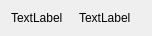
<?xml version="1.0" encoding="UTF-8"?>
<ui version="4.0">
 <class>Property</class>
 <widget class="QWidget" name="Property">
  <property name="geometry">
   <rect>
    <x>0</x>
    <y>0</y>
    <width>152</width>
    <height>35</height>
   </rect>
  </property>
  <property name="windowTitle">
   <string>Form</string>
  </property>
  <layout class="QHBoxLayout" name="horizontalLayout">
   <item>
    <widget class="QLabel" name="prop">
     <property name="text">
      <string>TextLabel</string>
     </property>
    </widget>
   </item>
   <item>
    <widget class="QLabel" name="value">
     <property name="text">
      <string>TextLabel</string>
     </property>
    </widget>
   </item>
  </layout>
 </widget>
 <resources/>
 <connections/>
</ui>
